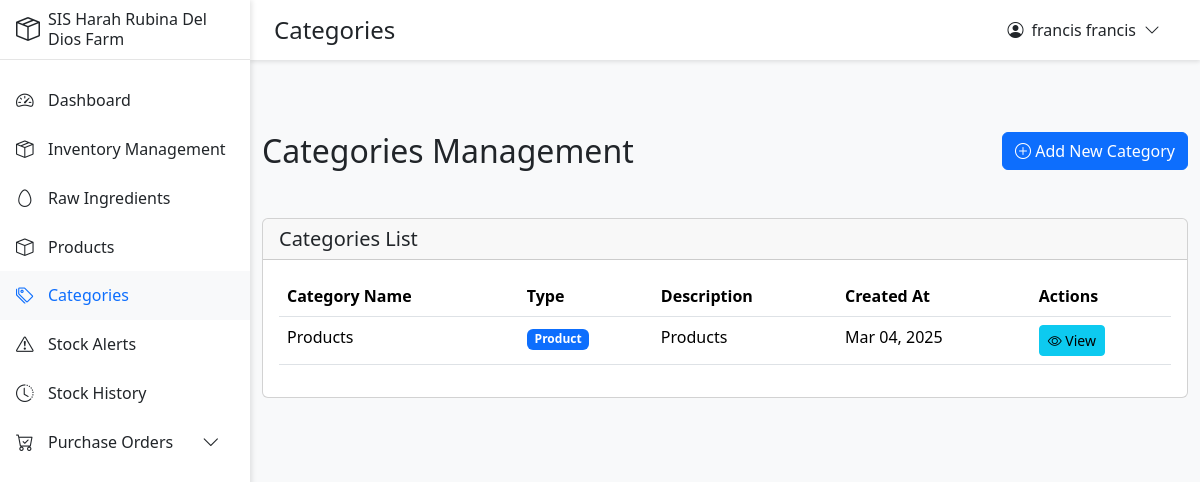
The page /roles/stock_clerk/categories.php (signed in) on the database as committed earlier.
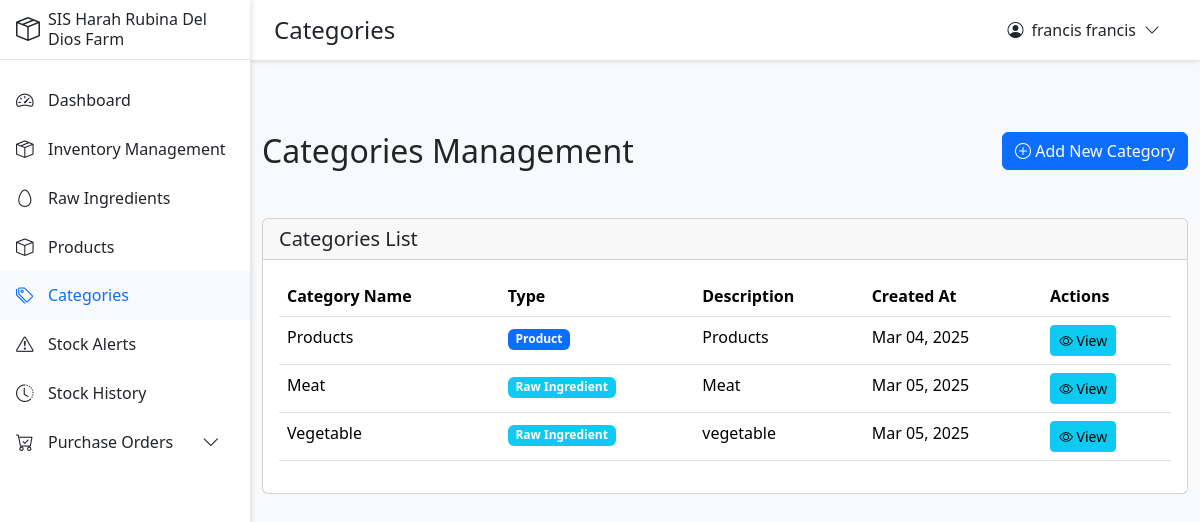
The same page on the database as committed later.
### tables this page shows
CREATE TABLE `tbl_categories` (
  `category_id` int(11) NOT NULL,
  `category_name` varchar(255) NOT NULL,
  `category_description` text DEFAULT NULL,
  `created_at` timestamp NOT NULL DEFAULT current_timestamp(),
  `updated_at` timestamp NOT NULL DEFAULT current_timestamp() ON UPDATE current_timestamp()
);

### roles/stock_clerk/categories.php (the view, shortened to what this page needs)
<?php
require_once '../../config/database.php';
require_once '../../includes/header.php';
$query = "SELECT * FROM tbl_categories ORDER BY category_name";
$result = $conn->query($query);
?>
<div class="container-fluid py-4">
    <div class="row mb-4">
        <div class="col">
            <h2 class="mb-4">Categories Management</h2>
        </div>
        <div class="col text-end">
            <button type="button" class="btn btn-primary" data-bs-toggle="modal" data-bs-target="#createCategoryModal">
                <i class="bi bi-plus-circle"></i> Add New Category
            </button>
        </div>
    </div>
    <div class="row">
        <div class="col-12">
            <div class="card">
                <div class="card-header">
                    <h5 class="mb-0">Categories List</h5>
                </div>
                <div class="card-body">
                    <div class="table-responsive">
                        <table class="table table-hover">
                            <thead>
                                <tr>
                                    <th>Category Name</th>
                                    <th>Type</th>
                                    <th>Description</th>
                                    <th>Created At</th>
                                    <th>Actions</th>
                                </tr>
                            </thead>
                            <tbody>
                                <?php while ($category = $result->fetch_assoc()): ?>
                                    <tr>
                                        <td><?php echo htmlspecialchars(substr($category['category_name'], strpos($category['category_name'], 'RI_') === 0 ? 3 : 0)); ?></td>
                                        <td>
                                            <?php if (strpos($category['category_name'], 'RI_') === 0): ?>
                                                <span class="badge bg-info">Raw Ingredient</span>
                                            <?php else: ?>
                                                <span class="badge bg-primary">Product</span>
                                            <?php endif; ?>
                                        </td>
                                        <td><?php echo htmlspecialchars($category['category_description']); ?></td>
                                        <td><?php echo date('M d, Y', strtotime($category['created_at'])); ?></td>
                                        <td>
                                            <button type="button"
                                                    class="btn btn-sm btn-info"
                                                    data-bs-toggle="modal"
                                                    data-bs-target="#viewCategoryModal<?php echo $category['category_id']; ?>">
                                                <i class="bi bi-eye"></i> View
                                            </button>
                                        </td>
                                    </tr>
                                <?php endwhile; ?>
                            </tbody>
                        </table>
                    </div>
                </div>
            </div>
        </div>
    </div>
</div>
<?php require_once '../../includes/footer.php'; ?>

Rows that differ between the two databases and show on the page:
added tbl_categories: category_name "Meat", shows "Raw Ingredient", category_description "Meat", created_at "Mar 05, 2025"
added tbl_categories: category_name "Vegetable", shows "Raw Ingredient", category_description "vegetable", created_at "Mar 05, 2025"
